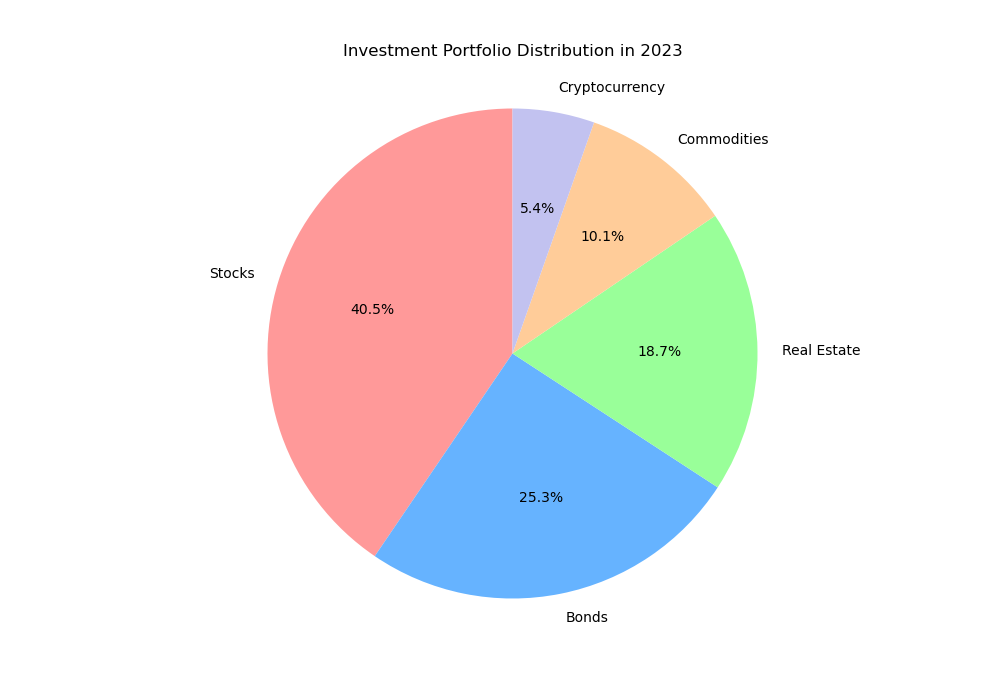

Generate this figure with Python:

import matplotlib.pyplot as plt

# Data to plot
labels = 'Stocks', 'Bonds', 'Real Estate', 'Commodities', 'Cryptocurrency'
sizes = [40.5, 25.3, 18.7, 10.1, 5.4]
colors = ['#ff9999', '#66b3ff', '#99ff99', '#ffcc99', '#c2c2f0']

# Create pie chart
plt.figure(figsize=(10, 7))
plt.pie(sizes, labels=labels, colors=colors, autopct='%1.1f%%', startangle=90)

plt.title('Investment Portfolio Distribution in 2023', pad=20)
plt.axis('equal')  # Equal aspect ratio ensures that pie is drawn as a circle.
plt.show()
